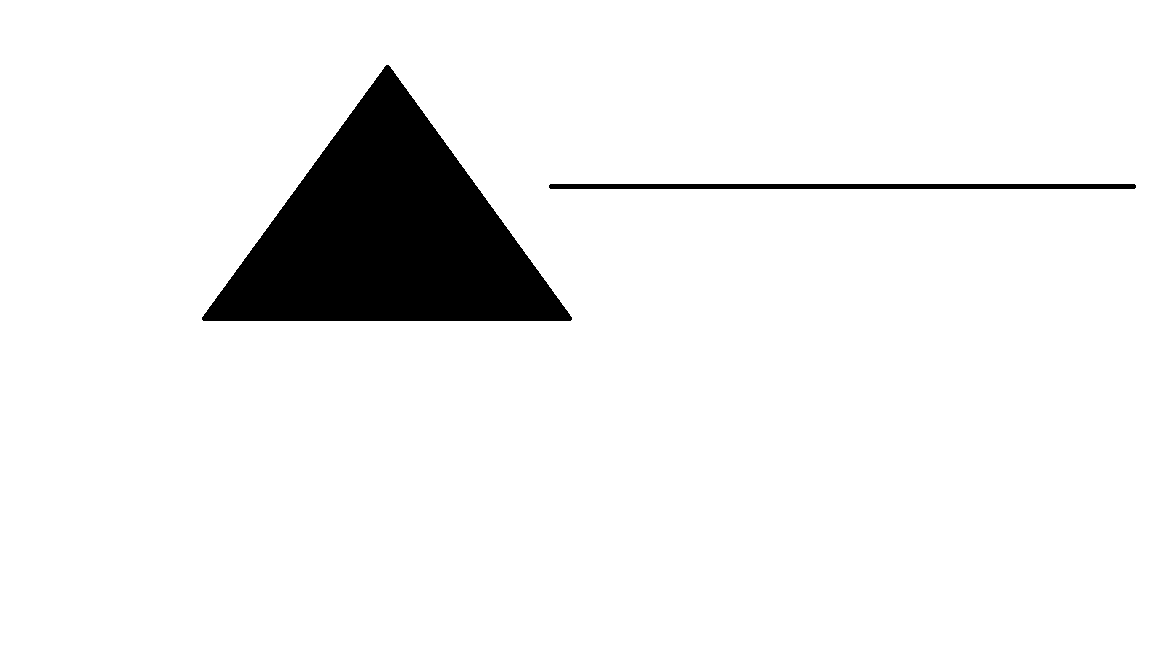
#> input picture Mac's files/shapeline.png, 1150 x 648 px, found by its file name
$ python shapes_lines_navigation.py
#> lines starting #> are read from the running program, lines starting #| are printed output that depends on the picture; after the words box and inside, x2 and y2 are one past the last pixel; in counts of white or black regions, pixels touching at a corner belong together
"""
I bit this code from geeksforgeeks.com
https://www.geeksforgeeks.org/line-detection-python-opencv-houghline-method/
"""


# Python program to illustrate HoughLine
# method for line detection
import cv2
import numpy as np


"""I need to make this into a function so that I can call it from the drone. Eventually, I need to make it so that it can see the centre of the main line."""
# reading image
img = cv2.imread(r"Mac's files//shapeline.png")
#> img is the input picture: shape (648, 1150, 3); 93.1% white; 2 black regions, box (x1, y1, x2, y2) and area: (202, 65, 572, 321) 48286, (549, 184, 1136, 189) 2931


def line_detection(img):
    # Reading the required image in
    # which operations are to be done.
    # Make sure that the image is in the same
    # directory in which this python program is

    # Convert the img to grayscale
    gray = cv2.cvtColor(img, cv2.COLOR_BGR2GRAY)

    # Apply edge detection method on the image
    edges = cv2.Canny(gray, 50, 150, apertureSize=3)
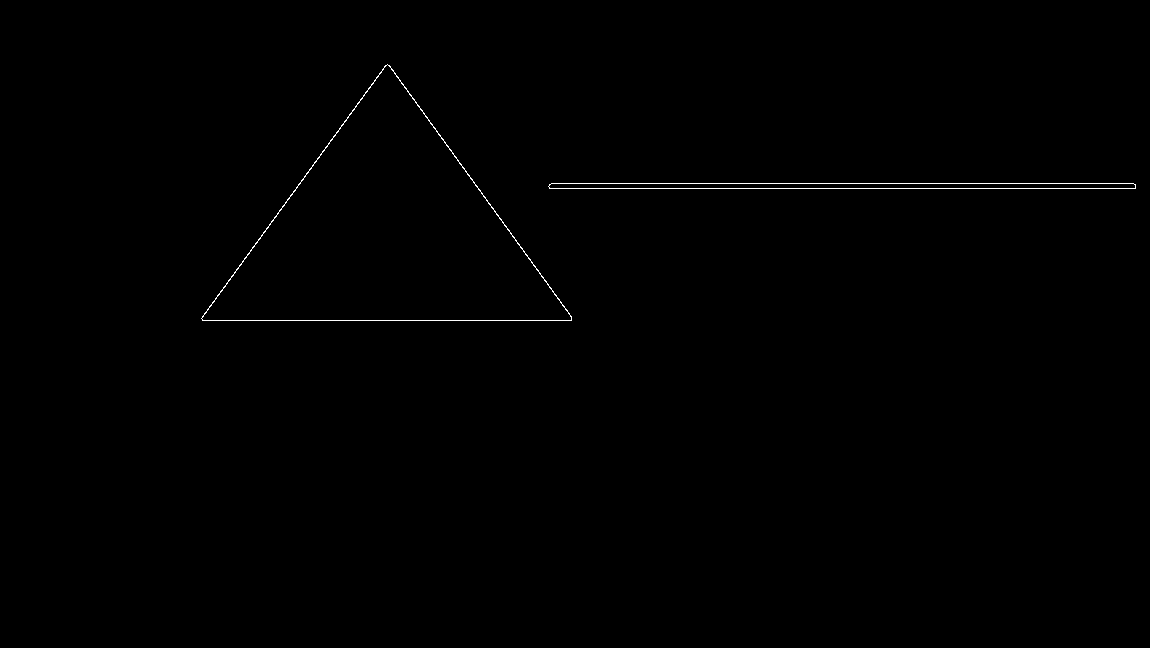
#> edges: shape (648, 1150); 0.31% white in thin lines or dots, all inside (x1, y1, x2, y2) = (201, 64, 1136, 321)

    # This returns an array of r and theta values
    lines = cv2.HoughLines(edges, 1, np.pi/180, 200)
#> lines = [[188, 1.57], [183, 1.57], [320, 1.57], [-276, 2.51], [350, 0.628]]

    # The below for loop runs till r and theta values
    # are in the range of the 2d array
    for r_theta in lines:
        arr = np.array(r_theta[0], dtype=np.float64)
        r, theta = arr
        # Stores the value of cos(theta) in a
        a = np.cos(theta)

        # Stores the value of sin(theta) in b
        b = np.sin(theta)

        # x0 stores the value rcos(theta)
        x0 = a*r

        # y0 stores the value rsin(theta)
        y0 = b*r

        # x1 stores the rounded off value of (rcos(theta)-1000sin(theta))
        x1 = int(x0 + 1000*(-b))

        # y1 stores the rounded off value of (rsin(theta)+1000cos(theta))
        y1 = int(y0 + 1000*(a))

        # x2 stores the rounded off value of (rcos(theta)+1000sin(theta))
        x2 = int(x0 - 1000*(-b))

        # y2 stores the rounded off value of (rsin(theta)-1000cos(theta))
        y2 = int(y0 - 1000*(a))

        # cv2.line draws a line in img from the point(x1,y1) to (x2,y2).
        # (0,0,255) denotes the colour of the line to be
        # drawn. In this case, it is red.
        cv2.line(img, (x1, y1), (x2, y2), (0, 0, 255), 2)
#> this loop made 5 passes
#> (r, theta, a, b, x0, y0, x1, y1) on passes 1 to 5: (188, 1.57, -4.37e-08, 1, -8.22e-06, 188, -1000, 187), (183, 1.57, -4.37e-08, 1, -8e-06, 183, -1000, 182), (320, 1.57, -4.37e-08, 1, -1.4e-05, 320, -1000, 319), (-276, 2.51, -0.809, 0.588, 223.3, -162.2, -364, -971), (350, 0.628, 0.809, 0.588, 283.2, 205.7, -304, 1014)
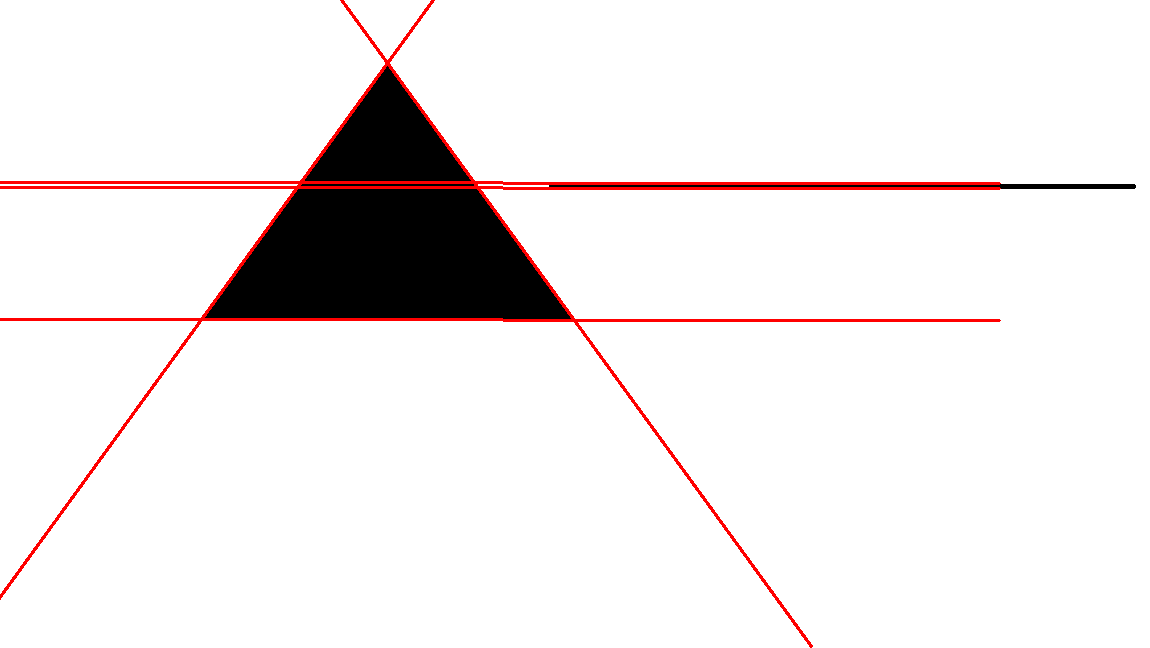
#> img: shape (648, 1150, 3); 1.88% of pixels changed, all inside (x1, y1, x2, y2) = (0, 0, 1001, 648)

            # setting threshold of gray image
    _, threshold = cv2.threshold(gray, 127, 255, cv2.THRESH_BINARY)

    # using a findContours() function
    contours, _ = cv2.findContours(
        threshold, cv2.RETR_TREE, cv2.CHAIN_APPROX_SIMPLE)
#> contours = 3 contours; box (x1, y1, x2, y2) and area: (0, 0, 1150, 648) 743403, (201, 64, 573, 322) 48726, (548, 183, 1137, 190) 3520

    i = 0

    # list for storing names of shapes
    for contour in contours:

        # here we are ignoring first counter because
        # findcontour function detects whole image as shape
        if i == 0:
            i = 1
            continue

        # cv2.approxPloyDP() function to approximate the shape
        approx = cv2.approxPolyDP(
            contour, 0.01 * cv2.arcLength(contour, True), True)

        # using drawContours() function
        cv2.drawContours(img, [contour], 0, (0, 0, 255), 5)

        # finding center point of shape
        M = cv2.moments(contour)
        if M['m00'] != 0.0:
            x = int(M['m10']/M['m00'])
            y = int(M['m01']/M['m00'])

        # putting shape name at center of each shape
        if len(approx) == 3:
            print('turn right!')

        elif len(approx) == 4:
            print('turn left!')

        elif len(approx) > 54:
            print('stop')
#> this loop made 3 passes
#> (approx, x, y) on passes 2 to 3: ([[548, 185], [1136, 187]], 842, 186), ([[201, 317], [388, 64], [572, 319]], 386, 234)
#> (contour, i) on pass 1: ([[0, 0], [0, 647], [1149, 647], [1149, 0]], 1)
#| turn right!
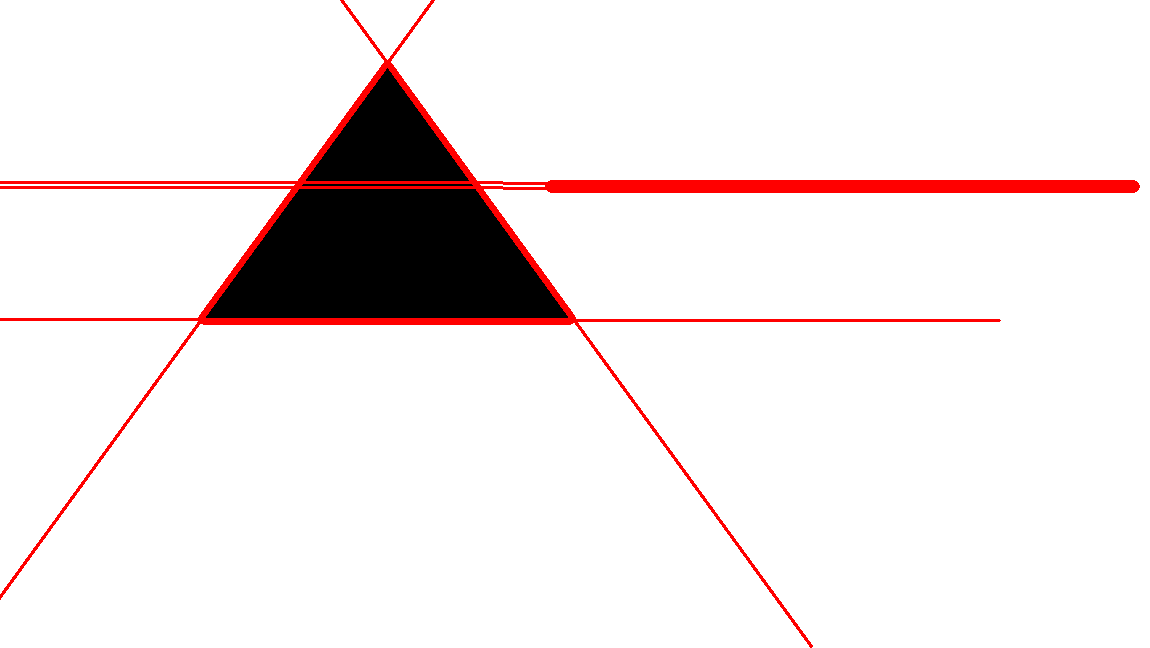
#> img: shape (648, 1150, 3); 1.12% of pixels changed, all inside (x1, y1, x2, y2) = (198, 62, 1140, 325)
#> after the loop, i = 1


    # All the changes made in the input image are finally
    # written on a new image houghlines.jpg
    cv2.imwrite('linesDetected.jpg', img)
    return print("success")


line_detection(img)

# displaying the image after drawing contours
cv2.imshow('shapes', img)

cv2.waitKey(0)
cv2.destroyAllWindows()

$ run again, with Mac's files/shapes.png copied over Mac's files/shapeline.png
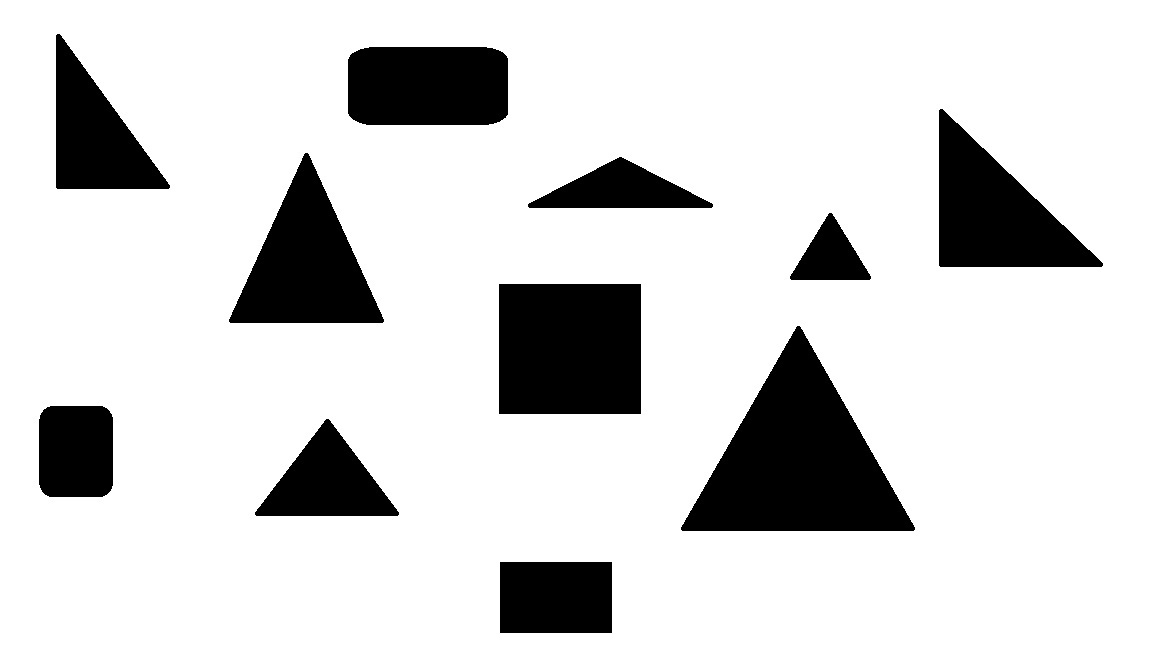
#> input picture Mac's files/shapes.png, 1150 x 648 px, found by its file name
#> img is the input picture: shape (648, 1150, 3); min 0, max 255, mean 213.4
#> in line_detection, `edges = cv2.Canny(gray, 50, 150, apertureSize=3)`:
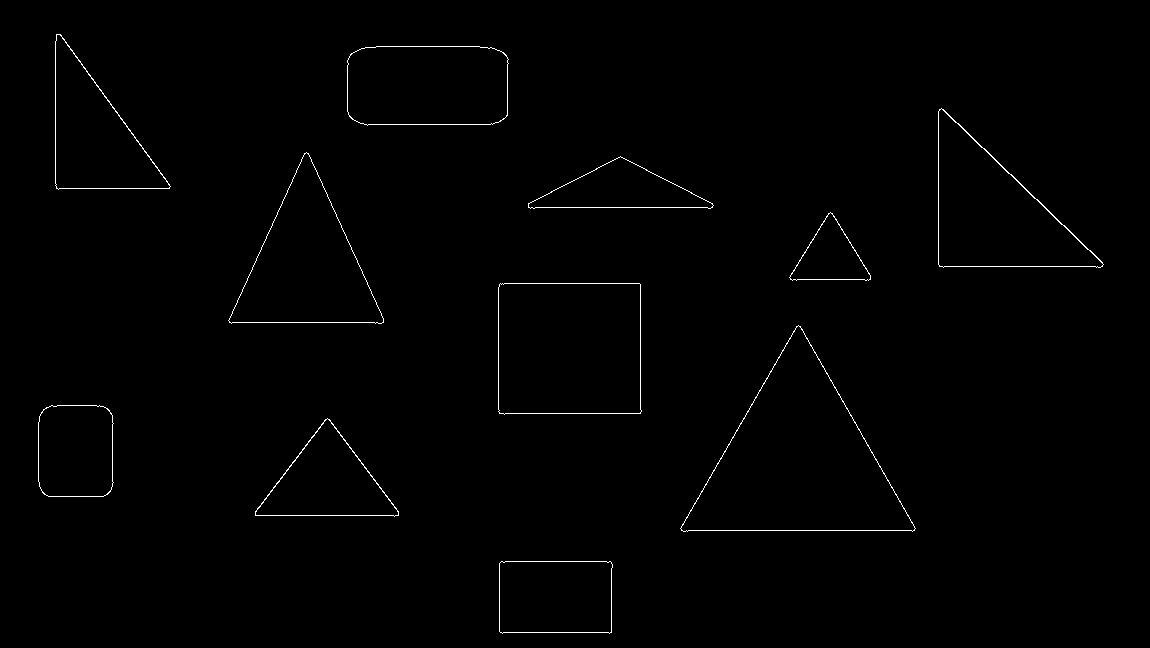
#> edges: shape (648, 1150); 0.68% white in thin lines or dots, all inside (x1, y1, x2, y2) = (38, 34, 1104, 634)
#> lines = [[530, 1.57], [853, 0.524]]
#> the loop in line_detection, `for r_theta in lines:` made 2 passes
#> (r, theta, a, b, x0, y0, x1, y1) on passes 1 to 2: (530, 1.57, -4.37e-08, 1, -2.32e-05, 530, -1000, 529), (853, 0.524, 0.866, 0.5, 738.7, 426.5, 238, 1292)
#> threshold: shape (648, 1150); 83.7% white; 11 black regions
#> contours = 12 contours; largest, box (x1, y1, x2, y2) and area: (0, 0, 1150, 648) 743403, (680, 325, 916, 532) 24950, (498, 283, 642, 415) 18731, (228, 152, 385, 324) 13918, (938, 108, 1104, 268) 13752
#> the loop in line_detection, `for contour in contours:` made 12 passes
#> (approx, x, y) on passes 2, 3, 5, 6, 7, 8, 9: ([[499, 562], [611, 561], [612, 632], [500, 633]], 555, 597), ([[254, 512], [328, 418], [399, 514]], 326, 482), ([[797, 325], [913, 531], [680, 529]], 797, 461), ([[498, 284], [640, 283], [641, 413], [499, 414]], 569, 348), ([[789, 276], [831, 212], [871, 278], [791, 280]], 830, 256), ([[527, 204], [621, 156], [713, 206]], 620, 190), ([[305, 152], [382, 323], [228, 321]], 306, 264)
#> (printed output is left out)
#> after the loop in line_detection, `for contour in contours:`:
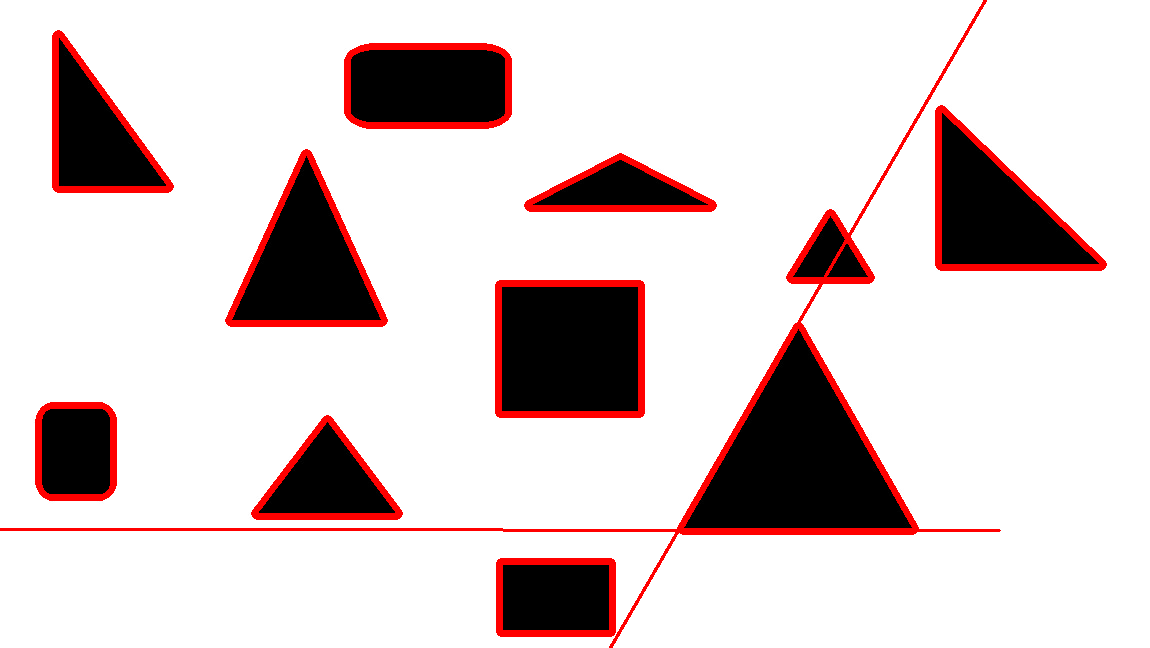
#> img: shape (648, 1150, 3); mean B, G, R 205.5, 205.5, 218.2
#> after the loop in line_detection, `for contour in contours:`: i = 1
